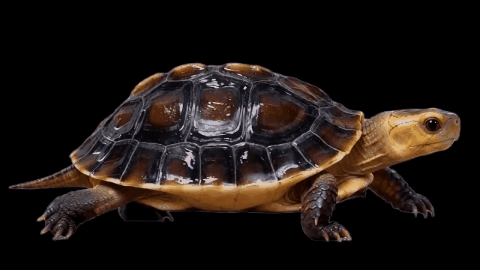
#> input picture 黄缘龟桌宠/interact/1_new.gif, 480 x 270 px, found by its file name; the run also reads 1 picture not shown here
$ python _prep_interact3.py
#> lines starting #> are read from the running program, lines starting #| are printed output that depends on the picture; after the words box and inside, x2 and y2 are one past the last pixel; in counts of white or black regions, pixels touching at a corner belong together
# -*- coding: utf-8 -*-
"""透明GIF(实际黑底) → 交互帧：黑底泛洪抠图 + 对齐走动尺寸；3.png 调小"""
from PIL import Image, ImageSequence
import numpy as np, os
from collections import deque

BASE = r"C:\Users\Administrator\Desktop\黄缘龟\interact"
TARGET = (491, 195)     # 走动乌龟尺寸
TARGET3 = (390, 155)    # 3.png 调小后的目标（高度≈155）
CANVAS = (528, 240)
FPS = 33                # GIF 30ms/帧 ≈ 33fps
DS = 4

def key_black_fast(rgba):
    arr = np.asarray(rgba, dtype=np.float32)
    h, w = arr.shape[:2]
    dist = np.sqrt(arr[..., 0]**2 + arr[..., 1]**2 + arr[..., 2]**2)
    sh, sw = h // DS, w // DS
    small = np.asarray(Image.fromarray(dist.astype(np.uint8)).resize((sw, sh), Image.BOX), dtype=np.float32)
    bg = small < 45
    visited = np.zeros_like(bg)
    q = deque()
    for x in range(sw):
        for y in (0, sh-1):
            if bg[y, x] and not visited[y, x]:
                visited[y, x] = True; q.append((x, y))
    for y in range(sh):
        for x in (0, sw-1):
            if bg[y, x] and not visited[y, x]:
                visited[y, x] = True; q.append((x, y))
    while q:
        x, y = q.popleft()
        for dx, dy in ((1,0),(-1,0),(0,1),(0,-1)):
            nx, ny = x+dx, y+dy
            if 0 <= nx < sw and 0 <= ny < sh and bg[ny, nx] and not visited[ny, nx]:
                visited[ny, nx] = True; q.append((nx, ny))
    subject = ~visited
    label = np.zeros_like(subject, dtype=np.int32)
    comps = []
    for sy in range(sh):
        for sx in range(sw):
            if subject[sy, sx] and label[sy, sx] == 0:
                cid = len(comps) + 1
                cnt = 0
                q2 = deque([(sx, sy)]); label[sy, sx] = cid
                while q2:
                    x, y = q2.popleft(); cnt += 1
                    for dx, dy in ((1,0),(-1,0),(0,1),(0,-1)):
                        nx, ny = x+dx, y+dy
                        if 0 <= nx < sw and 0 <= ny < sh and subject[ny, nx] and label[ny, nx] == 0:
                            label[ny, nx] = cid; q2.append((nx, ny))
                comps.append((cnt, cid))
    if comps:
        comps.sort(reverse=True)
        subject = (label == comps[0][1])
    alpha = np.asarray(Image.fromarray((subject*255).astype(np.uint8)).resize((w, h), Image.LANCZOS), dtype=np.uint8)
    return Image.fromarray(np.dstack([arr[..., :3].astype(np.uint8), alpha]), "RGBA")

def content_bbox(img):
    arr = np.asarray(img)
    m = arr[..., 3] > 40
    ys, xs = np.where(m)
    return (xs.min(), ys.min(), xs.max(), ys.max())

def scale_centered(img, scale):
    iw, ih = img.size
    nw, nh = max(1, int(iw*scale)), max(1, int(ih*scale))
    img2 = img.resize((nw, nh), Image.LANCZOS)
    canvas = Image.new("RGBA", CANVAS, (0,0,0,0))
    canvas.paste(img2, ((CANVAS[0]-nw)//2, (CANVAS[1]-nh)//2), img2)
    return canvas

def fit_scale(box, target):
    bw, bh = box[2]-box[0]+1, box[3]-box[1]+1
    return min(target[0]/bw, target[1]/bh)

for gname, prefix in (("1_new.gif", "1_"), ("2_new.gif", "2_")):
    gif = Image.open(os.path.join(BASE, gname))
#> gif is the input picture: PIL image 480x270 P; mean R, G, B 29.3, 21.9, 18.4
    frames = [f.convert("RGBA") for f in ImageSequence.Iterator(gif)]
#> frames = 58 items
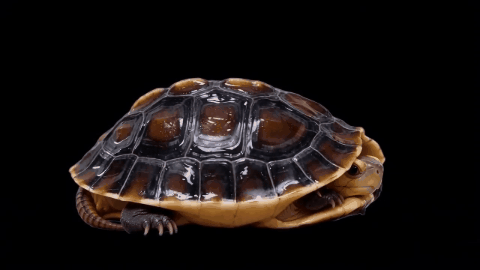
#> gif: PIL image 480x270 RGB; mean R, G, B 23.8, 18.2, 16.4
    imgs = [key_black_fast(f) for f in frames]
#> in key_black_fast, `small = np.asarray(Image.fromarray(dist.astype(np.uint8)).resize((sw, ..`:
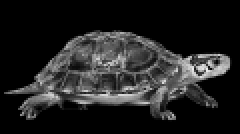
#> small: shape (67, 120) float32 (shown 2 times larger); min 0, max 235, mean 34.2
#> in key_black_fast, `bg = small < 45`:
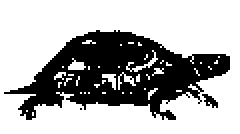
#> bg: shape (67, 120) bool (shown 2 times larger); 68.9% white; 3 black regions (1 under 20 px), largest, box (x1, y1, x2, y2) and area: (2, 15, 115, 60) 2474, (101, 47, 109, 54) 29
#> after the loop in key_black_fast, `for x in range(sw):`: visited: shape (67, 120) bool; 3% white in thin lines or dots
#> after the loop in key_black_fast, `for y in range(sh):`:
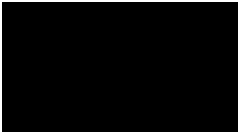
#> visited: shape (67, 120) bool (shown 2 times larger); 4.6% white in thin lines or dots
#> after the loop in key_black_fast, `while q:`: visited: shape (67, 120) bool; 65.5% white; 3 black regions (1 under 20 px), largest, box (x1, y1, x2, y2) and area: (2, 15, 115, 60) 2746, (101, 47, 109, 54) 30
#> after the loop in key_black_fast, `for sy in range(sh):`:
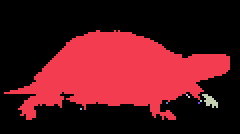
#> label: shape (67, 120) int32 (shown 2 times larger); 9 distinct labels, from 0 to 8; one colour per label, 0 black
#> in key_black_fast (call 3), `bg = small < 45`: bg: shape (67, 120) bool; 68.1% white; 1 black region, box (x1, y1, x2, y2) and area: (2, 15, 115, 60) 2561
#> after the loop in key_black_fast (call 3), `while q:`: visited: shape (67, 120) bool; 65% white; 1 black region, box (x1, y1, x2, y2) and area: (2, 15, 115, 60) 2812
#> after the loop in key_black_fast (call 3), `for sy in range(sh):`: label: shape (67, 120) int32; 7 distinct labels, from 0 to 6
#> in key_black_fast (call 4), `bg = small < 45`: bg: shape (67, 120) bool; 68% white; 1 black region, box (x1, y1, x2, y2) and area: (2, 15, 115, 60) 2574
#> after the loop in key_black_fast (call 4), `while q:`: visited: shape (67, 120) bool; 65.1% white; 1 black region, box (x1, y1, x2, y2) and area: (2, 15, 115, 60) 2807
#> after the loop in key_black_fast (call 4), `for sy in range(sh):`: label: shape (67, 120) int32; 7 distinct labels, from 0 to 6
#> in key_black_fast (call 5), `bg = small < 45`: bg: shape (67, 120) bool; 68% white; 1 black region, box (x1, y1, x2, y2) and area: (2, 15, 115, 60) 2573
#> after the loop in key_black_fast (call 5), `while q:`: visited: shape (67, 120) bool; 64.9% white; 1 black region, box (x1, y1, x2, y2) and area: (2, 15, 115, 60) 2819
#> after the loop in key_black_fast (call 5), `for sy in range(sh):`: label: shape (67, 120) int32; 5 distinct labels, from 0 to 4
#> in key_black_fast (call 7), `bg = small < 45`: bg: shape (67, 120) bool; 67.9% white; 1 black region, box (x1, y1, x2, y2) and area: (2, 15, 115, 60) 2581
#> after the loop in key_black_fast (call 7), `while q:`:
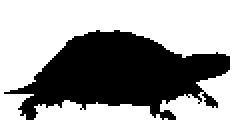
#> visited: shape (67, 120) bool (shown 2 times larger); 65% white; 1 black region, box (x1, y1, x2, y2) and area: (2, 15, 115, 60) 2818
#> after the loop in key_black_fast (call 7), `for sy in range(sh):`: label: shape (67, 120) int32; 6 distinct labels, from 0 to 5
#> in key_black_fast (call 8), `bg = small < 45`: bg: shape (67, 120) bool; 67.6% white; 1 black region, box (x1, y1, x2, y2) and area: (2, 15, 115, 60) 2603
#> after the loop in key_black_fast (call 8), `while q:`: visited: shape (67, 120) bool; 64.9% white; 1 black region, box (x1, y1, x2, y2) and area: (2, 15, 115, 60) 2821
#> after the loop in key_black_fast (call 8), `for sy in range(sh):`: label: shape (67, 120) int32; 5 distinct labels, from 0 to 4
#> in key_black_fast (call 8), `return Image.fromarray(np.dstack([arr[..., :3].astype(np.uint8), alpha..`:
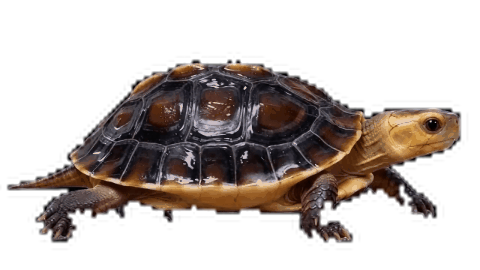
#> returned value: PIL image 480x270 RGBA; mean R, G, B, A 31, 23.3, 19.7, 89.4; transparent parts drawn white
    box = content_bbox(imgs[0] if prefix == "1_" else imgs[-1])
    s = fit_scale(box, TARGET)
    print("%s: %d帧, 参考内容 %dx%d, 缩放 %.3f → %dx%d" % (gname, len(imgs), box[2]-box[0]+1, box[3]-box[1]+1, s,
          int((box[2]-box[0]+1)*s), int((box[3]-box[1]+1)*s)))
#| 1_new.gif: 58帧, 参考内容 454x184, 缩放 1.060 → 481x195
    for i, img in enumerate(imgs, 1):
        scale_centered(img, s).save(os.path.join(BASE, "%s%02d.png" % (prefix, i)))
#> this loop made 58 passes

# 3.png 调小
p3 = Image.open(os.path.join(BASE, "3.png")).convert("RGBA")
box3 = content_bbox(p3)
s3 = fit_scale(box3, TARGET3)
print("3.png: 内容 %dx%d, 缩放 %.3f → %dx%d (调小)" % (box3[2]-box3[0]+1, box3[3]-box3[1]+1, s3,
      int((box3[2]-box3[0]+1)*s3), int((box3[3]-box3[1]+1)*s3)))
#| 3.png: 内容 843x419, 缩放 0.370 → 311x155 (调小)
scale_centered(p3, s3).save(os.path.join(BASE, "3_fit.png"))

with open(os.path.join(BASE, "intervals.txt"), "w", encoding="utf-8") as f:
    f.write("30,30")
print("完成: 帧间隔 30ms (33fps)")
